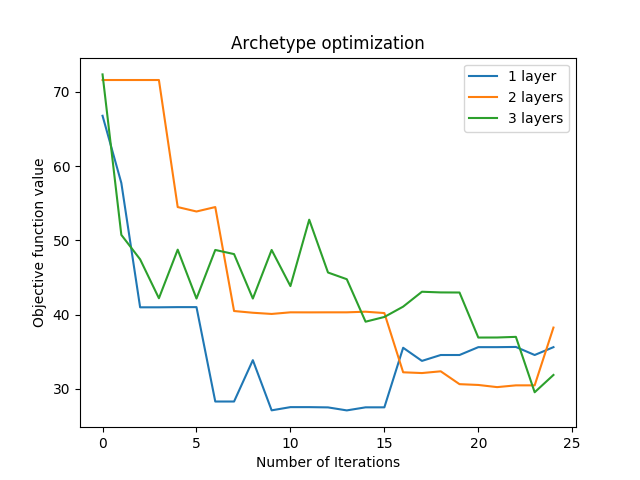

Reproduce this figure in Python.
#!/usr/bin/env python
import os
import numpy as np
import matplotlib.pyplot as plt
from glob import glob

paths = glob("*.txt")
plt.figure()
plt.xlabel('Number of Iterations')
plt.ylabel('Objective function value')
plt.title('Archetype optimization')
for path in paths:
	print(path)
	with open(path) as f:
	    lines = f.readlines()
	    values = []
	    for line in lines:
	    	value = float(line)
	    	values.append(value)
	    layer = path.split('.')[0]
	    print(layer)
	    plt.plot(range(len(values)), values, label=layer)
	    plt.legend()
plt.savefig('plot.png')
plt.close()